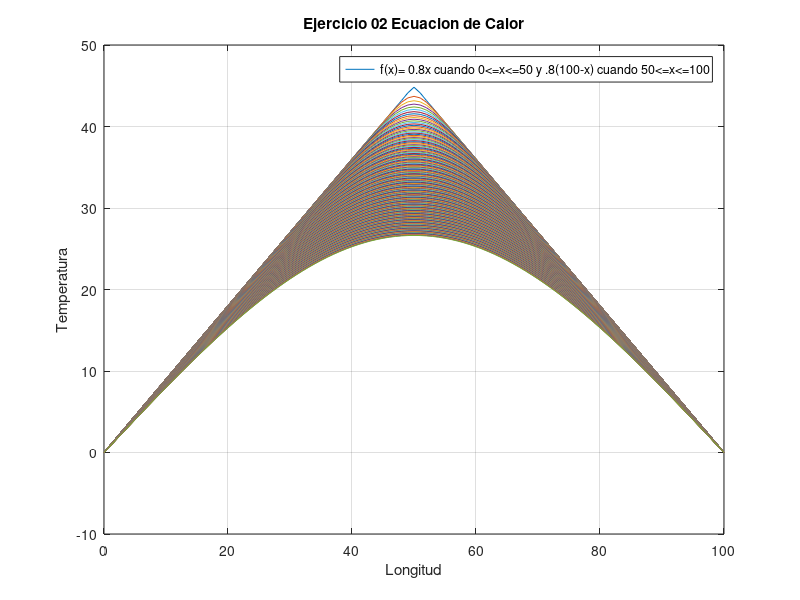

Reproduce this figure in MATLAB.
%% Ecuaciones diferenciales parciales
% Primer examen parcial 
% Jose Ramiro Fuentes Lara
% Andrea Isabel Casillas Hernandez
% Jose Luis Perez Mendez
% Leonardo Dario Ramirez Jaime
clc;clear;close all;

%% Ejercicio 02 Resuelva la ecuacion de calor
% u(0,t)= u(100,t)=0
% para u(x,0)
%    0.8x cuando 0<=x<=50
%    0.8(100-x) cuando 50<=x<=100

c = (1.6352)^.5; % Valor De nuestra constante
l = 100;         % longitud de nuestra barra
x = 0:100;       % Intervalo de x en la longitud

for t = 0:1:200 % Representa nuestro intervalo de tiempo
    u = 0;
    
    for n= 1:100
        lambda= c*n*pi/l;
        u = u + ((360/(n*pi)^2)*sin(n*pi/2)) * sin(n*pi*x/l)*exp(-(lambda.^2)*t) ;       
    end
    
    plot(x,u);
    grid on
    hold on;
end 

%% Dando Formato a nuestra grafica
set(gcf,'Name','Ecuaciones Diferenciales Parciales') 
    xlabel('Longitud')
    ylabel('Temperatura')
    title('Ejercicio 02 Ecuacion de Calor')
    legend('f(x)= 0.8x cuando 0<=x<=50 y .8(100-x) cuando 50<=x<=100')
